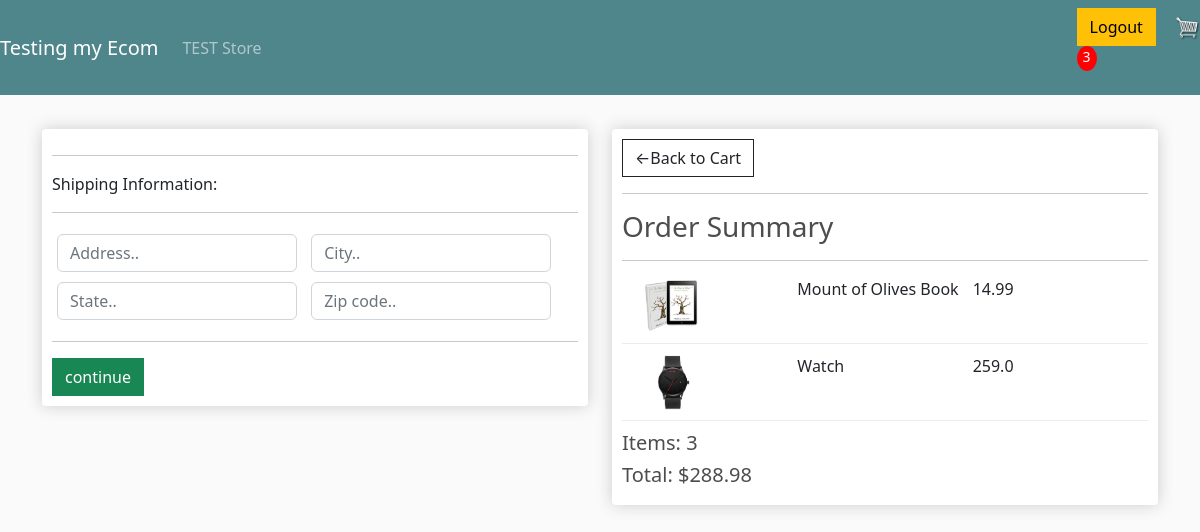
Screenshot of /checkout/ (signed in) with the database file from the repository.
### store/models.py (models this page shows, shortened)
class OrderItem(models.Model):
    product = models.ForeignKey(Product, on_delete = models.SET_NULL, null=True)
    order = models.ForeignKey(Order, on_delete=models.SET_NULL, null=True)
    quantity = models.IntegerField(default=0, null=True, blank = True)
    date_added = models.DateTimeField(auto_now_add=True)
    @property
    def get_total(self):
        total = self.product.price * self.quantity
        return total

class Product(models.Model):
    name = models.CharField(max_length=200)
    price = models.FloatField()
    digital = models.BooleanField(default=False, null=True, blank=True)
    image = models.ImageField(null=True, blank=True)
    @property
    def imageURL(self):
        try:
            url = self.image.url
        except:
            url = ""
        return url

class Order(models.Model):
    customer = models.ForeignKey(Customer, on_delete=models.SET_NULL, null = True, blank=True)
    date_ordered = models.DateTimeField(auto_now_add=True)
    complete = models.BooleanField(default=False)
    transaction_id = models.CharField(max_length=100, null=True)
    @property
    def get_cart_total(self):
        orderitems = self.orderitem_set.all()
        total = sum([item.get_total for item in orderitems])
        return total
    @property
    def get_cart_items(self):
        orderitems = self.orderitem_set.all()
        total = sum([item.quantity for item in orderitems])
        return total
    @property
    def shipping(self):
        shipping = False
        orderitems = self.orderitem_set.all()
        for i in orderitems:
            if i.product.digital == False:
                shipping = True
        return shipping

### store/views.py (the view)
# urls.py: path('checkout/', views.checkout, name='checkout'),
def checkout(request):
    data = cartData(request)
    cartItems = data['cartItems']
    order = data['order']
    items = data['items']
    context = {'items':items, 'order':order,'cartItems':cartItems}
    return render(request, 'store/checkout.html', context)

### store/utils.py (called while the page is built)
def cartData(request):
    if request.user.is_authenticated:
        customer = request.user.customer
        order, created = Order.objects.get_or_create(customer=customer, complete=False)
        items = order.orderitem_set.all()
        cartItems = order.get_cart_items
    else:
        cookieData = cookieCart(request)
        cartItems = cookieData['cartItems']
        order = cookieData['order']
        items = cookieData['items']
    return {'cartItems':cartItems, 'order':order, 'items':items}

### store/templates/store/checkout.html (shortened to what this page needs)
{% extends 'store/main.html' %}
{% load static %}
{% block content %}
    <div class="row">
        <div class="col-lg-6">
            <div class="box-element" id="form-wrapper">
                <form id="form" action="">
                    <div id="shipping-info">
                        <hr>
						<p>Shipping Information:</p>
						<hr>
						<div class="form-field">
							<input class="form-control" type="text" name="address" placeholder="Address..">
						</div>
						<div class="form-field">
							<input class="form-control" type="text" name="city" placeholder="City..">
						</div>
						<div class="form-field">
							<input class="form-control" type="text" name="state" placeholder="State..">
						</div>
						<div class="form-field">
							<input class="form-control" type="text" name="zipcode" placeholder="Zip code..">
						</div>
                    </div>
                    <hr>
                    <input id="form-button" class="btn btn-success btn-block" type="submit" value="continue">
                </form>
            </div>
            <br>
        </div>
        <div class="col-lg-6">
            <div class="box-element">
                <a class="btn btn-outline-dark" href="{% url 'cart' %}">&#x2190;Back to Cart</a>
                <hr>
				<h3>Order Summary</h3>
				<hr>
        {% for item in items %}
            <div class="cart-row">
                <div style="flex:2"><img class="row-image" src="{{item.product.imageURL}}"></div>
                <div style="flex:2"><p>{{item.product.name}}</p></div>
                <div style="flex:1"><p>{{item.product.price}}</p></div>
                <div style="flex:1"><p>{{item.product.quatity}}</p></div>
            </div>
        {% endfor %}
            <h5>Items:   {{order.get_cart_items}}</h5>
            <h5>Total:   ${{order.get_cart_total|floatformat:2}}</h5>
         </div>
        </div>
    </div>
{% endblock content %}

### static/css/main.css (style rules this page uses)
body { background-color: hsl(0, 0%, 98%); }
h1,h2,h3,h4,h5,h6 { color:hsl(0, 0%, 30%); }
.box-element { box-shadow:hsl(0, 0%, 80%) 0 0 16px; background-color: #fff; border-radius: 4px; padding: 10px; }
.col-lg-4, .col-lg-6, .col-lg-8, .col-lg-12 { margin-top: 10px; }
.btn { border-radius: 0; }
.row-image { width: 100px; }
.form-field { width:250px; display: inline-block; padding: 5px; }
.cart-row { display: flex; align-items: flex-stretch; padding-bottom: 10px; margin-bottom: 10px; border-bottom: 1px solid #ececec; }

### rows the page displays
OrderItem: product.imageURL (picture), product.name "Mount of Olives Book", product.price "14.99"
OrderItem: product.imageURL (picture), product.name "Watch", product.price "259.0"
Order: get_cart_items "3", get_cart_total "288.98"

### other values shown
{{ cartItems }} "3"
